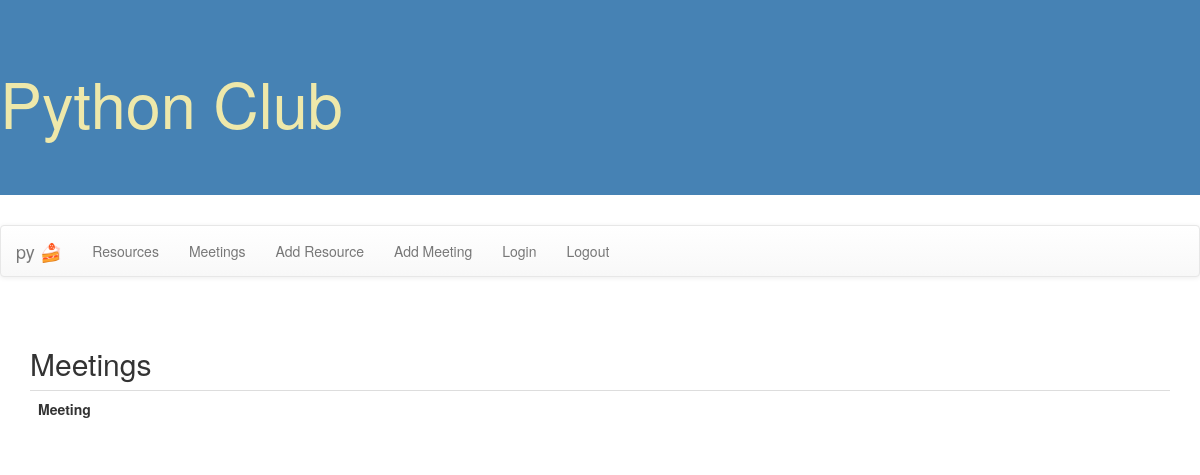
Page /club/getmeetings/ on the earlier database version.
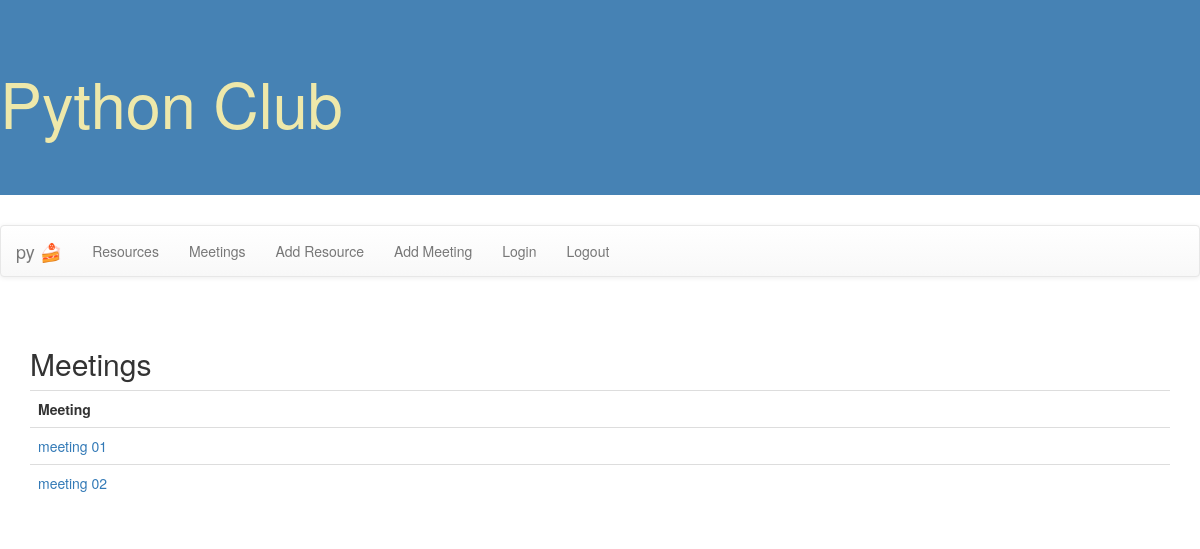
Same page on the later database version.
### club/models.py (models this page shows, shortened)
class Meeting(models.Model):
    meetingtitle=models.CharField(max_length=255)
    meetingdate=models.DateField() #format '%H:%M' -- 14:30
    meetingtime=models.TimeField()
    location=models.CharField(max_length=255)
    agenda=models.CharField(max_length=255)
    class Meta:
        db_table='meeting'
        verbose_name_plural='meetings'

### club/views.py (the view)
# urls.py: path('getmeetings/', views.getmeetings, name='meetings'),
def getmeetings(request):
    meetings_list=Meeting.objects.all()
    return render(request, 'club/meetings.html' ,{'meetings_list' : meetings_list})

### club/templates/club/meetings.html
{% extends 'base.html' %}
{% block content %}
<h2>Meetings</h2>
<table class="table">
  <tr>
      <th>Meeting</th>
  </tr>
  {% for m in meetings_list %}
    <tr>
         <td><a href="{% url 'getdetails' id=m.id %}">{{ m.meetingtitle }}</a></td>
    </tr>
    {% endfor %}
</table>
{% endblock %}

Differences in the rows shown:
added Meeting: meetingtitle "meeting 01"
added Meeting: meetingtitle "meeting 02"
